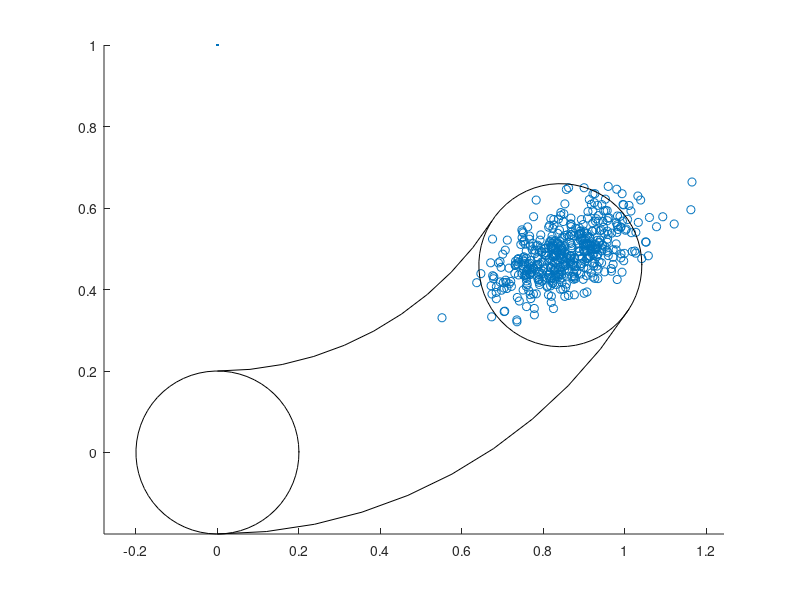

The MATLAB source for this figure:
close all;
clc;
clear all;


theta = 0;
delta = 1;
[a1, a2, a3, a4, a5, a6] = deal(0.05, 0.05, 0.05, 0.05, 0.05, 0.05);
[u1, u2, u3] = deal(0.02, 0.03, 0.04);

sample = @(x) x * randn(1);

[v0, w0] = deal(1, 1);
[v, w] = deal(v0, w0);

tmp1 = a1 * (v0^2) + a2 * (w0^2);
tmp2 = a3 * (v0^2) + a4 * (w0^2);
tmp3 = a5 * (v0^2) + a6 * (w0^2);

x = [];
y = [];

for n = 1:500
    [v , w] = deal(v0+sample(tmp1), w0+sample(tmp2));
    x(n) = u1 + v/w * (-sin(theta) + sin(theta + w * delta) );
    y(n) = u2 + v/w * ( cos(theta) - cos(theta + w * delta) );
end

scatter(x, y , 'r.');
hold on;

plot(0, 1, '.');
hold on;
plot(0.8*cos(-pi/2:0.1:1-pi/2), 1+0.8*sin(-pi/2:0.1:1-pi/2), 'black');
hold on;
plot(1.2*cos(-pi/2:0.1:1-pi/2), 1+1.2*sin(-pi/2:0.1:1-pi/2), 'black');
hold on;
plot(0.2*cos(0:0.1:2*pi+0.1), 0.2*sin(0:0.1:2*pi+0.1), 'black');
hold on;
plot(cos(1-pi/2)+0.2*cos(0:0.1:2*pi+0.1), 1+sin(1-pi/2)+0.2*sin(0:0.1:2*pi+0.1), 'black');
hold on;
axis equal;